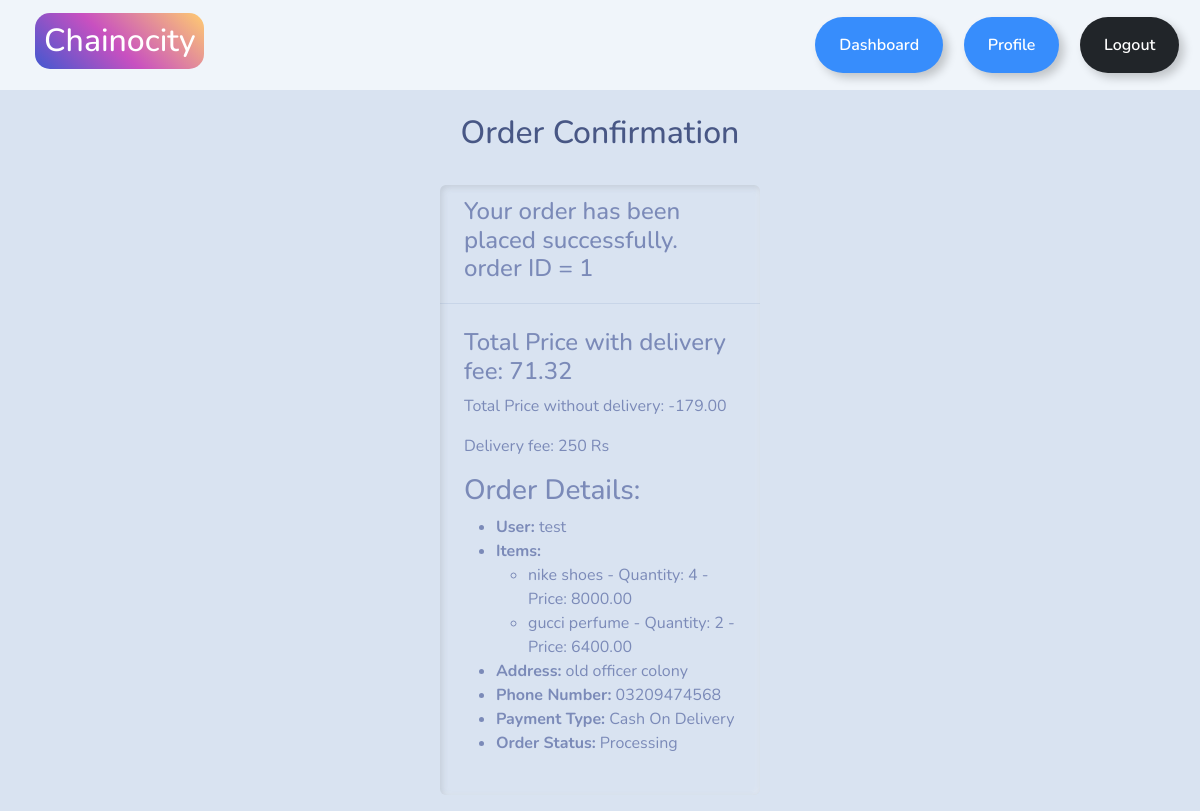
The app's page /order_confirmation/1/ (signed in), older data.
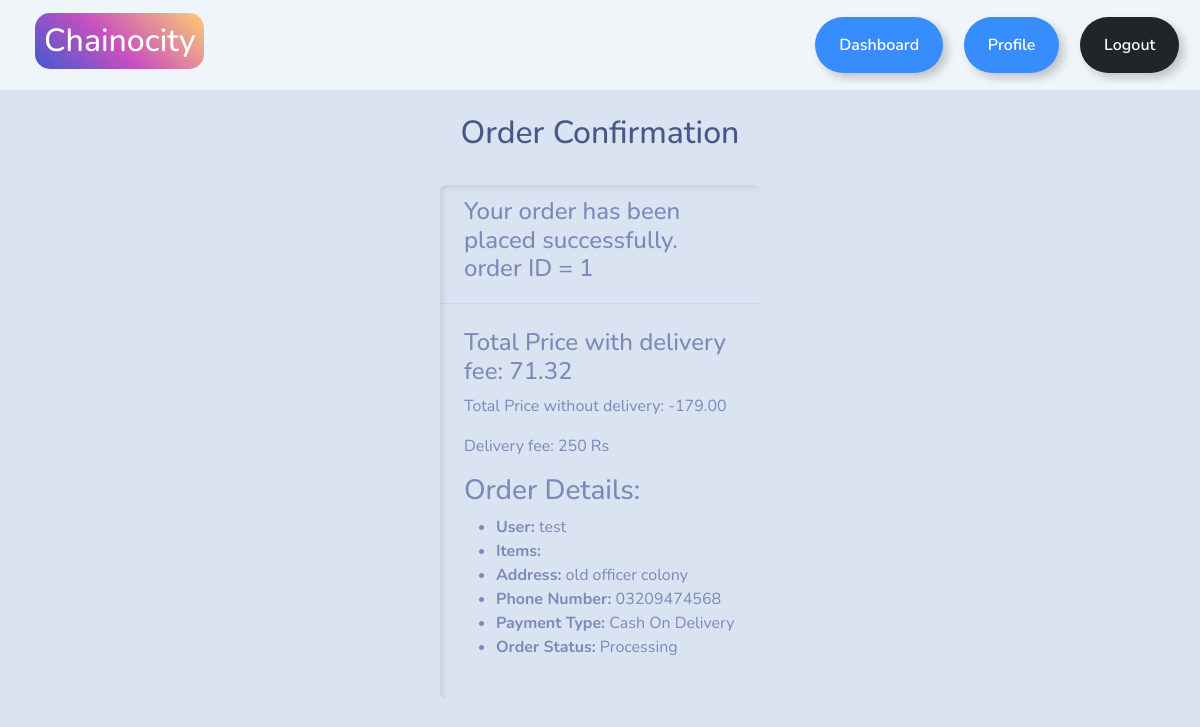
The same page, newer data.
### myapp/models.py (models this page shows, shortened)
class CartItem(models.Model):
    product = models.ForeignKey(Product, on_delete=models.CASCADE)
    quantity = models.PositiveIntegerField(default=1)
    user = models.ForeignKey(User, on_delete=models.CASCADE)
    def total_price(self):
        return self.product.p_price * self.quantity

class Product(models.Model):
    p_title = models.CharField(max_length=85)
    p_price = models.DecimalField(max_digits=10, decimal_places=2)
    p_desc = models.TextField()
    p_stock = models.PositiveIntegerField()
    category = models.ForeignKey(Category, on_delete=models.CASCADE,null=True)
    p_image = models.ImageField(upload_to='product_images/', null=True, blank=True, default='default_p.jpg')
    p_image2 = models.ImageField(upload_to='product_images/', null=True, blank=True, default='default_p.jpg')
    p_image3 = models.ImageField(upload_to='product_images/', null=True, blank=True, default='default_p.jpg')
    date_posted = models.DateTimeField(auto_now_add=True)

### myapp/views.py (the view)
# urls.py: path('order_confirmation/<int:order_id>/', views.order_confirmation, name='order_confirmation'),
@login_required(login_url='my_login')
def order_confirmation(request, order_id):
    order = Order.objects.get(id=order_id)
    context = {
        'order': order,
    }
    return render(request, 'order_confirmation.html', context)

### templates/order_confirmation.html (shortened to what this page needs)
{% load static %}
<!DOCTYPE html>
<html lang="en">
<head>
  <link rel="stylesheet" type="text/css" href="https://bootswatch.com/5/morph/bootstrap.min.css" >
  <link rel="stylesheet" type="text/css" href="{% static 'css/styles.css' %}" >
</head>
<body>
  {% include 'base.html' %}
  <br>
  <h2 class="text-center">Order Confirmation</h2>
  <br>
  <div style="display: flex; justify-content: center;">
    <div class="card border-primary mb-3" style="max-width: 20rem;">
      <div class="card-header"><h4>Your order has been placed successfully. order ID = {{ order.id }} </h4></div>
      <div class="card-body">
        <h4 class="card-title">Total Price with delivery fee: {{ order.total_price }} </h4>
        {% with total_price_without_delivery=order.total_price|add:"-250" %}
    <p>Total Price without delivery: {{ total_price_without_delivery|default:"-250"|floatformat:"2" }}</p>
{% endwith %}
        <p> Delivery fee: 250 Rs</p>
        <p class="card-text"><h3>Order Details:</h3>
          <ul>
              <li><strong>User:</strong> {{ order.user.username }}</li>
              <li><strong>Items:</strong>
                  <ul>
                      {% for item in order.items.all %}
                          <li>{{ item.product.p_title }} - Quantity: {{ item.quantity }} - Price: {{ item.total_price }}</li>
                      {% endfor %}
                  </ul>
              </li>
              <li><strong>Address:</strong> {{ order.address }}</li>
              <li><strong>Phone Number:</strong> {{ order.phone_number }}</li>
              <li><strong>Payment Type:</strong> {{ order.get_payment_type_display }}</li>
              <li><strong>Order Status:</strong> {{ order.get_order_status_display }}</li>
          </ul>
        </p>
      </div>
    </div>
  </div>
</body>
</html>

Row changes from the older to the newer data that the page shows:
removed CartItem: product.p_title "nike shoes", quantity "4", total_price "8000.00"
removed CartItem: product.p_title "gucci perfume", quantity "2", total_price "6400.00"
